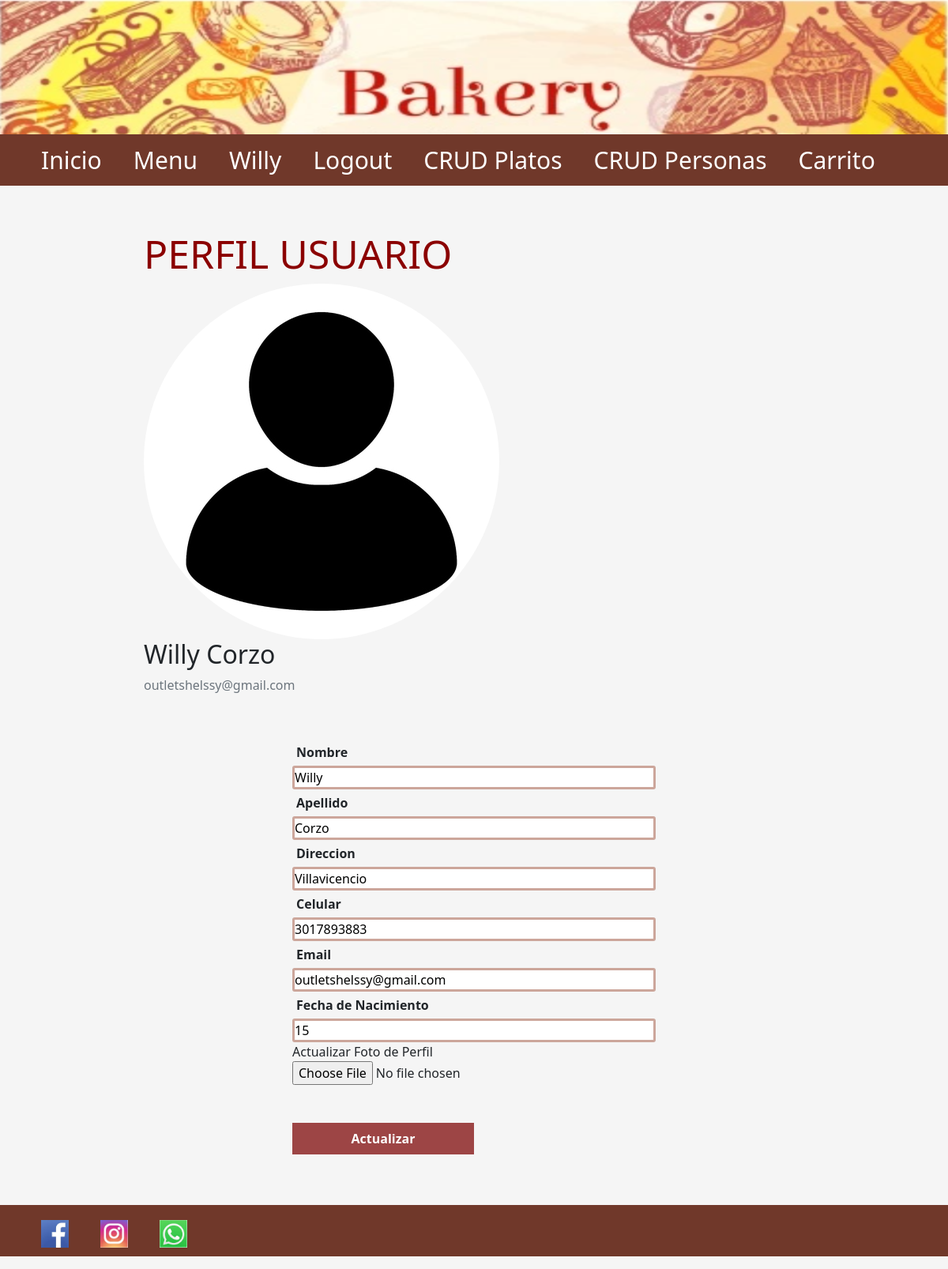
The app's page /Perfil (signed in) with its own data.
### panaderia/models.py (models this page shows, shortened)
class Personas(db.Model, UserMixin):
    __tablename__ = 'personas'
    id = db.Column(db.Integer, primary_key=True)
    nombre = db.Column(db.String(200), nullable=True)
    apellido = db.Column(db.String(200), nullable=True)
    direccion = db.Column(db.String(200))
    celular = db.Column(db.Integer, nullable=True)
    email = db.Column(db.String(200), nullable=True)
    fechanacimiento = db.Column(db.String(200))
    fotopersona = db.Column(db.String(20), nullable=False, default='default.jpg')
    idrol = db.Column(db.Integer, db.ForeignKey('roles.idrol'))
    rol = db.relationship('Roles', backref=backref('personas', lazy='dynamic'))
    password_hash = db.Column(db.String(200), nullable=True)
    @property
    def password(self):
        raise AttributeError('password: write-only field')

### panaderia/views.py (the view)
@app.route('/Perfil', methods=['GET', 'POST'])
@login_required
def perfil():
    form = ActualizacionForm()
    if form.validate_on_submit():
        if form.fotopersona.data:
            picture_file = save_picture(form.fotopersona.data)
            current_user.fotopersona = picture_file
        current_user.nombre = form.nombre.data
        current_user.apellido = form.apellido.data
        current_user.direccion = form.direccion.data
        current_user.celular = form.celular.data
        current_user.email = form.email.data
        current_user.fechanacimiento = form.fechanacimiento.data
        db.session.commit()
        flash('Tu Perfil ha sido Actualizado', 'success')
        return redirect(url_for('perfil'))
    elif request.method == 'GET':
        form.nombre.data = current_user.nombre
        form.apellido.data = current_user.apellido
        form.direccion.data = current_user.direccion
        form.email.data = current_user.email
        form.celular.data = current_user.celular
        form.fechanacimiento.data = current_user.fechanacimiento
    fotopersona = url_for('static', filename='fotosperfil/' + current_user.fotopersona)
    return render_template('perfil.html', image_file=fotopersona, form = form)

### panaderia/forms.py (shortened to what this page needs)
class ActualizacionForm(FlaskForm):
    nombre = StringField('Nombre', validators=[DataRequired(), Length(min=2, max=50)])
    apellido = StringField('Apellido', validators=[DataRequired(), Length(min=2, max=50)])
    fotopersona = FileField('Actualizar Foto de Perfil', validators=[FileAllowed(['jpg', 'png'])])
    direccion = StringField('Direccion', validators=[DataRequired()])
    email = StringField('Email', validators=[DataRequired(), Email()])
    fechanacimiento = StringField(
        'Fecha de Nacimiento', validators=[DataRequired()])
    celular = StringField('Celular', validators=[
                          DataRequired(), Length(min=10, max=10)])
    idrol = StringField('Rol', validators=[DataRequired()])
    submit = SubmitField('Actualizar')

### panaderia/models.py (called while the page is built)
@login_manager.user_loader
def cargarpersona(id):
    return Personas.query.get(int(id))

### panaderia/templates/Perfil.html (shortened to what this page needs)
{% extends './layout.html' %} {% block title %} Perfil Usuario {% endblock %} {%
block body %}
<main role="main" class="container">
  <div class="row">
    <div class="col-md-8">
      <h1>PERFIL USUARIO</h1>
        <div class="content-section">
          <div class="media">
            <img class="rounded-circle account-img" src="{{ image_file }}" />
            <div class="media-body">
            <h2 class="account-heading">{{ current_user.nombre + " " +current_user.apellido }}</h2>
            <p class="text-secondary">{{ current_user.email }}</p>
          </div>
        </div>
    </div>
  </div>
</main>
  <form method="POST" class="formulario" action="">
    {{form.hidden_tag()}} {{form.nombre.label(class="label-formulario")}} {% if
    form.nombre.errors%} {{form.nombre(class="input-formulario is-invalid")}}
    <div class="invalid-feedback">
      {%for error in form.nombre.errors%}
      <span>{{error}}</span>
      {%endfor%}
    </div>
    {% else %} {{form.nombre(class="input-formulario")}} {% endif %}
    {{form.apellido.label(class="label-formulario")}}
    {{form.apellido(class="input-formulario")}}
    {{form.direccion.label(class="label-formulario")}}
    {{form.direccion(class="input-formulario")}}
    {{form.celular.label(class="label-formulario")}} {% if form.celular.errors%}
    {{form.celular(class="input-formulario is-invalid")}}
    <div class="invalid-feedback">
      {%for error in form.celular.errors%}
      <span>{{error}}</span>
      {%endfor%}
    </div>
    {% else %} {{form.celular(class="input-formulario")}} {% endif %}
        {{form.email.label(class="label-formulario")}}
        {{form.email(class="input-formulario")}}
        {{form.fechanacimiento.label(class="label-formulario")}}
        {{form.fechanacimiento(class="input-formulario")}}
     <div class="form-group">
        {{ form.fotopersona.label() }}
        {{ form.fotopersona(class="form-control-file") }}
    </div>
    <br /><br />
    {{form.submit(class="botones")}}
    <br /><br />
  </form>
  {% endblock %}

### panaderia/templates/layout.html (shortened to what this page needs)
<!DOCTYPE html>
<html lang="en">
<head>
    <link href="https://cdn.jsdelivr.net/npm/bootstrap@5.1.3/dist/css/bootstrap.min.css" rel="stylesheet">
    <link rel='stylesheet' href="{{url_for('static', filename='css/layout.css')}}" />
</head>
<header>
    <img src="{{url_for('static', filename='imagenes/bakery4.png')}}" alt="Banner Horizontal" width="100%" height="170px" />
</header>
<div>
    <nav>
        <ul>
            <li><a href="{{url_for('index')}}">Inicio</a></li>
            <li><a href="{{url_for('menu')}}">Menu</a></li>
            {% if current_user.is_authenticated %}
                <li><a href="{{url_for('perfil')}}">{{current_user.nombre}}</a></li>
                <li><a href="{{url_for('logout')}}">Logout</a></li>
                {% if current_user.idrol==2 %}
                    <li><a href="{{url_for('crearplatos')}}">CRUD Platos</a></li>
                    <li><a href="{{url_for('dashboard')}}">CRUD Personas</a></li>
                {% endif %}
            {% else %}
                <li><a href="{{url_for('registro')}}">Registro</a></li>
                <li><a href="{{url_for('login')}}">Login</a></li>
            {% endif %}
            <li><a href="/Carrito">Carrito</a></li>
        </ul>
    </nav>
    <body>
    <main>
    {% block body %} {% endblock %}
    </main>
    </body>
    <footer>
        <div>
            <ul class="horizontal-list" aling="rigth">
                <li>
                    <a><img src="{{url_for('static', filename='imagenes/facebookicono.png')}}" width="35" height="35" class="x-footer-social-icons facebook" align="center"></a>
                </li>
                <li>
                    <a><img src="{{url_for('static', filename='imagenes/instagramIco.PNG')}}" width="35" height="35" class="x-footer-social-icons facebook" align='center'></a>
                </li>
                <li>
                    <a><img src="{{url_for('static', filename='imagenes/whatsappIco.png')}}" width="35" height="35" class="x-footer-social-icons facebook" align='center'></a>
                </li>
            </ul>
        </div>
    </footer>
</html>

### panaderia/static/css/layout.css (style rules this page uses)
* { margin: 0; padding: 0; font-style: Ginebra; }
main { max-width: 900px; width: 90%; margin: auto; padding: 20px; }
h1 { color: darkred; font-style: Ginebra; }
ul { list-style-type: none; background-color: #70382a; overflow: hidden; }
li { float: left; font-size: 30px; }
li a { display: block; color: white; padding-left: 20px; padding-right: 20px; padding-top: 10px; padding-bottom: 10px; text-decoration: none; text-align: center; }
h1 { text-align: left; font-size: 50px; }
.formulario { max-width: 500px; width: 90%; margin: auto; padding: 20px; }
.label-formulario { display: block; font-weight: 700; padding: 5px; cursor: pointer; }
.input-formulario { width: 100%; border: 3px solid transparent; height: 30px; line-height: 30px; border-color: #cca69b; border-radius: 3px; }
.botones { width: 50%; height: 40px; line-height: 40px; border: none; font-weight: bold; background-color: #9d4545; color: white; }

### panaderia/templates/layout.html (style rules this page uses)
body { background-color: whitesmoke; animation-direction: normal; }

### records on screen
Personas: nombre "Willy", nombre+apellido "Willy Corzo", email "outletshelssy@gmail.com", apellido "Corzo", direccion "Villavicencio", celular "3017893883", fechanacimiento "15"
